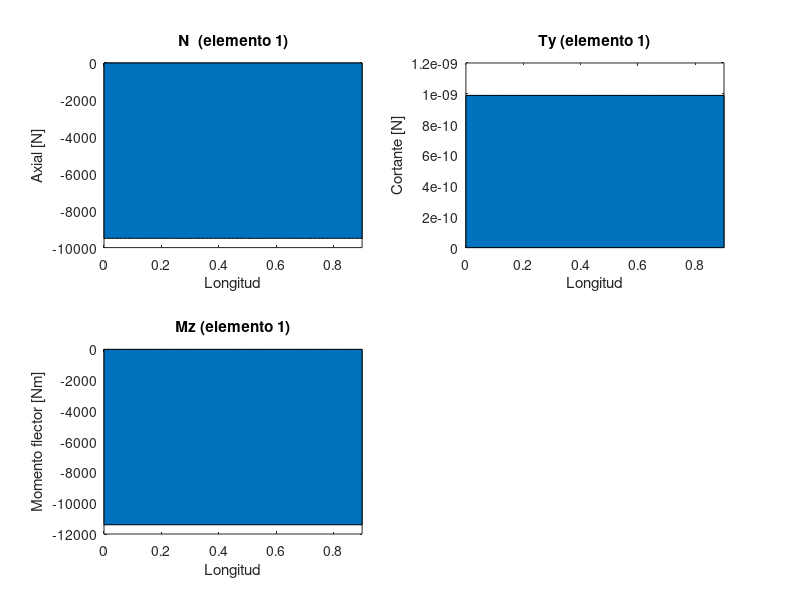
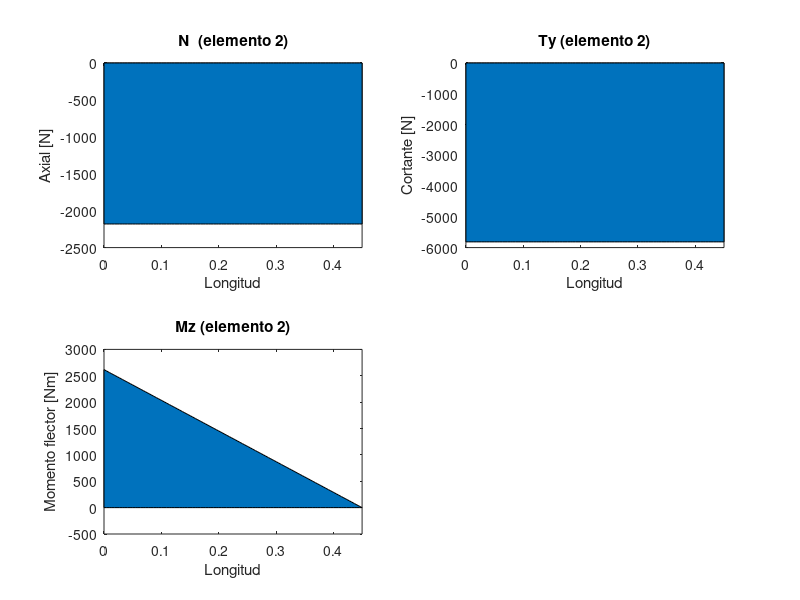
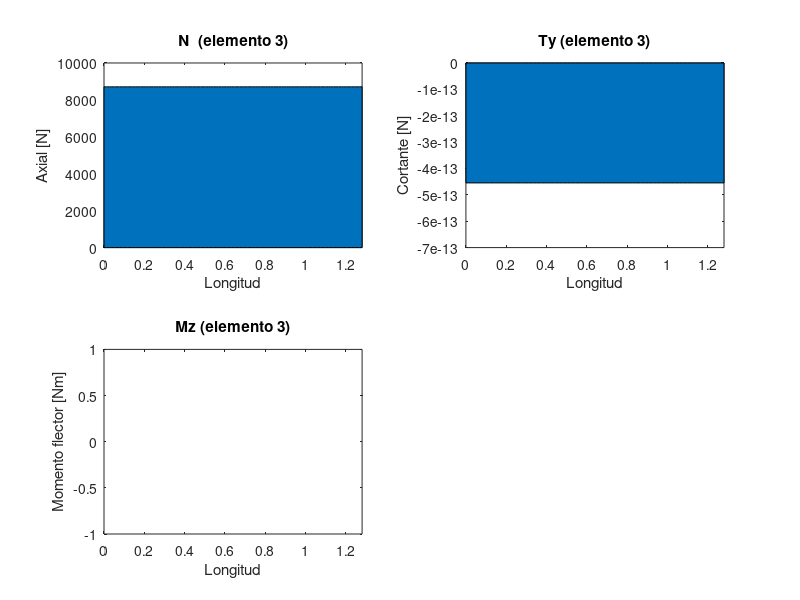
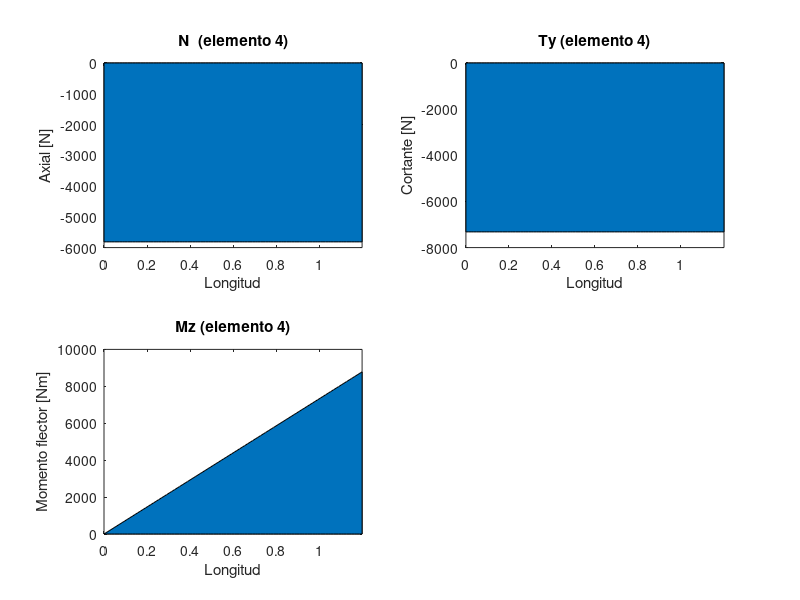

Here is the MATLAB script that generated these plots, in order:
clear;	
clc;

H2= 0.45;   
H1= 0.9;    
L=1.2;      
P=9500;     
A1=12e-6;   
E=60e9;     
nnod=2;
ndim=3;
nel = 4;
N=1;
M=1;
Z=1;
e=N+M+Z+1;
ngl=(N+M+Z+1)*ndim;

x=zeros(1,e);
y=zeros(1,e);
 
for i=2:N+1
    y(i)=(i-1)*H1/(N);
    x(i)=0;
end
 
for i=2:M+1
     y(N+i)=H1+(i-1)*H2/M;
    x(N+i)=0;
end
 
y(N+M+2)=H1;
x(N+M+2)=L;
 
for i=2:Z
    y(N+M+1+i)=H1;
    x(N+M+1+i)=L-(L/Z)*(i-1);
end

T=zeros(2,e);
 
for j=1:e-1
    T(1,j)=j;
    T(2,j)=j+1;
end
    T(1,e)=e;
    T(2,e)=N+1;

    Le=zeros(1,e);
Kel=zeros(ndim*nnod,ndim*nnod,e);
 
for i=1:e-1
    Le(i)=sqrt((x(i+1)-x(i))^2+(y(i+1)-y(i))^2);
end
 
Le(e)=sqrt((x(N+1)-x(e))^2+(y(N+1)-y(e))^2);
Re=zeros(6,6,e);
 
 
for i=1:e
    x1e=x(1,T(1,i)); x2e=x(1,T(2,i));
    y1e=y(1,T(1,i)); y2e=y(1,T(2,i));
    Re(:,:,i)=[-(x1e-x2e)/Le(i) -(y1e-y2e)/Le(i) 0 0 0 0 ;-(y2e-y1e)/Le(i) -(x1e-x2e)/Le(i) 0 0 0 0; 0 0 1 0 0 0; 0 0 0 -(x1e-x2e)/Le(i) -(y1e-y2e)/Le(i) 0;0 0 0 -(y2e-y1e)/Le(i) -(x1e-x2e)/Le(i) 0; 0 0 0 0 0 1];
 
    if i<=N+M
        
        I=3e6/(1e12);
        A=sqrt(12*I);
        Kax=A*E/Le(i)*[1 0 0 -1 0 0;
                       0 0 0  0 0 0;
                       0 0 0  0 0 0;
                      -1 0 0  1 0 0; 
                       0 0 0  0 0 0;
                       0 0 0  0 0 0];
        
       Kmom=(E*I/Le(i)^3).*[0           0           0            0           0           0;
                            0           12          6*Le(i)      0           -12         6*Le(i);
                            0           6*Le(i)     4*Le(i)^2    0           -6*Le(i)    2*Le(i)^2;
                            0           0           0            0           0           0
                            0           -12        -6*Le(i)      0           12          -6*Le(i);
                            0           6*Le(i)     2*Le(i)^2    0           -6*Le(i)    4*Le(i)^2];

                        elseif i>N+M+1
        I=1.5e6/(1e12);
        A=sqrt(12*I);
        Kax=A*E/Le(i)*[1 0 0 -1 0 0;
                       0 0 0  0 0 0;
                       0 0 0  0 0 0;
                      -1 0 0  1 0 0; 
                       0 0 0  0 0 0;
                       0 0 0  0 0 0];
        
       Kmom=(E*I/Le(i)^3).*[0           0           0            0           0           0;
                            0           12          6*Le(i)      0           -12         6*Le(i);
                            0           6*Le(i)     4*Le(i)^2    0           -6*Le(i)    2*Le(i)^2;
                            0           0           0            0           0           0
                            0           -12        -6*Le(i)      0           12          -6*Le(i);
                            0           6*Le(i)     2*Le(i)^2    0           -6*Le(i)    4*Le(i)^2];
 
    else  
        A=A1;
         Kax=A*E/Le(i)*[1 0 0 -1 0 0;
                   0 0 0 0 0 0;
                   0 0 0 0 0 0 ;
                   -1 0 0 1 0 0; 
                   0 0 0 0 0 0;
                   0 0 0 0 0 0];
         I=0;
         
        Kmom=(E*I/Le(i)^3).*[0           0           0            0           0           0;
                             0           12          6*Le(i)      0           -12         6*Le(i);
                             0           6*Le(i)     4*Le(i)^2    0           -6*Le(i)    2*Le(i)^2;
                             0           0           0            0           0           0
                             0           -12        -6*Le(i)      0           12          -6*Le(i);
                             0           6*Le(i)     2*Le(i)^2    0           -6*Le(i)    4*Le(i)^2];
    
    end
    Ke_=Kax+Kmom;
    Ke=Re(:,:,i)'*Ke_*Re(:,:,i);
    
    for r=1:nnod*ndim
        for s=1:nnod*ndim
            
            Kel(r,s,i)=Ke(r,s);
        end
    end
    
end

vL=[4 5 6 7 8 9 10 11 12];
vR=[1 2 3]; 

KG=zeros(ngl,ngl);
for el=1:nel
    for a=1:nnod
        for i=1:ndim
            r=ndim*(a-1)+i;       
            A=T(a,el);            
            p=ndim*(A-1)+i;       
            for b=1:nnod
                for j=1:ndim
                    s=ndim*(b-1)+j;
                    B=T(b,el);     
                    q=ndim*(B-1)+j;
                    KG(p,q)=KG(p,q)+Kel(r,s,el);
                end
            end
        end
    end
end

 
KLL=KG(vL,vL);
KLR=KG(vL,vR);
KRL=KG(vR,vL);
KRR=KG(vR,vR);

FextL=[0 0 0 -2340.8 877.8 0 2340.8 -877.8-P 0]'; 
uR=[0 0 0]'; 
uL=inv(KLL)*(FextL-KLR*uR); 
 
u=zeros(ngl,1);
Fext=zeros(ngl,1);
Fext(11)=-P;
u(vL)=uL; 
rx=KG*u-Fext;
 
Esfglob=zeros(6,e);
 
Esfglob(:,1)=Kel(:,:,1)*u(1:6,1);
Esfglob(:,2)=Kel(:,:,2)*u(4:9,1);
Esfglob(:,3)=Kel(:,:,3)*u(7:12,1);
Esfglob(:,4)=Kel(:,:,4)*vertcat(u(10:12,1),u(4:6,1));
 
Esfloc=zeros(6,e);
 
for i=1:e
    Esfloc(:,i)=Re(:,:,i)*Esfglob(:,i);
end
 
 
Axil=zeros(4,100);
Ty=zeros(4,100);
MZ=zeros(4,100);
Long=zeros(4,100);
 
for i=1:e
Axil(i,:)=linspace(-Esfloc(1,i),Esfloc(4,i));
Ty(i,:)=linspace(-Esfloc(2,i),Esfloc(5,i));
if i==1
MZ(i,:)=linspace(-Esfloc(3,i),-Esfloc(3,i));
else
MZ(i,:)=linspace(Esfloc(3,i),Esfloc(6,i));
end
Long(i,:)=linspace(0,Le(i));
end

for i=1:e
    
    figure(i);
    
    subplot(2,2,1); area(Long(i,:),Axil(i,:));ylim auto; xlim([0 Le(i)]);
    xlabel('Longitud');
    ylabel ('Axial [N]');
    str1=sprintf('N  (elemento %d)',i);
    title(str1);
    
    
    subplot(2,2,2); 
    area(Long(i,:),Ty(i,:));
    ylim auto; xlim([0 Le(i)]);
    xlabel('Longitud');
    ylabel ('Cortante [N]');
    str2=sprintf('Ty (elemento %d)',i);
    title(str2);
    
    
    subplot(2,2,3); area(Long(i,:),MZ(i,:));ylim auto; xlim([0 Le(i)]);
    xlabel('Longitud');
    ylabel ('Momento flector [Nm]');
    str3=sprintf('Mz (elemento %d)',i);
    title(str3);
end

